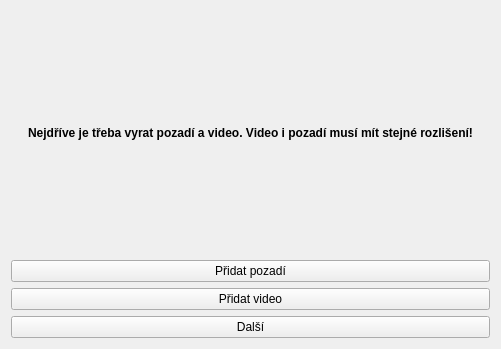
<?xml version="1.0" encoding="UTF-8"?>
<ui version="4.0">
 <class>StartWin</class>
 <widget class="QWidget" name="StartWin">
  <property name="windowModality">
   <enum>Qt::NonModal</enum>
  </property>
  <property name="geometry">
   <rect>
    <x>0</x>
    <y>0</y>
    <width>501</width>
    <height>349</height>
   </rect>
  </property>
  <property name="acceptDrops">
   <bool>false</bool>
  </property>
  <property name="windowTitle">
   <string>StartWin</string>
  </property>
  <layout class="QVBoxLayout" name="verticalLayout">
   <item>
    <widget class="QLabel" name="label">
     <property name="sizePolicy">
      <sizepolicy hsizetype="Preferred" vsizetype="Preferred">
       <horstretch>0</horstretch>
       <verstretch>0</verstretch>
      </sizepolicy>
     </property>
     <property name="font">
      <font>
       <weight>75</weight>
       <bold>true</bold>
      </font>
     </property>
     <property name="contextMenuPolicy">
      <enum>Qt::DefaultContextMenu</enum>
     </property>
     <property name="acceptDrops">
      <bool>true</bool>
     </property>
     <property name="lineWidth">
      <number>1</number>
     </property>
     <property name="text">
      <string>Nejdříve je třeba vyrat pozadí a video. Video i pozadí musí mít stejné rozlišení!</string>
     </property>
     <property name="textFormat">
      <enum>Qt::PlainText</enum>
     </property>
     <property name="alignment">
      <set>Qt::AlignCenter</set>
     </property>
     <property name="wordWrap">
      <bool>true</bool>
     </property>
    </widget>
   </item>
   <item>
    <widget class="QPushButton" name="loadBackground">
     <property name="text">
      <string>Přidat pozadí</string>
     </property>
    </widget>
   </item>
   <item>
    <widget class="QPushButton" name="loadVideo">
     <property name="text">
      <string>Přidat video</string>
     </property>
    </widget>
   </item>
   <item>
    <widget class="QPushButton" name="next">
     <property name="enabled">
      <bool>true</bool>
     </property>
     <property name="text">
      <string>Další</string>
     </property>
    </widget>
   </item>
  </layout>
 </widget>
 <layoutdefault spacing="6" margin="11"/>
 <resources/>
 <connections/>
</ui>
